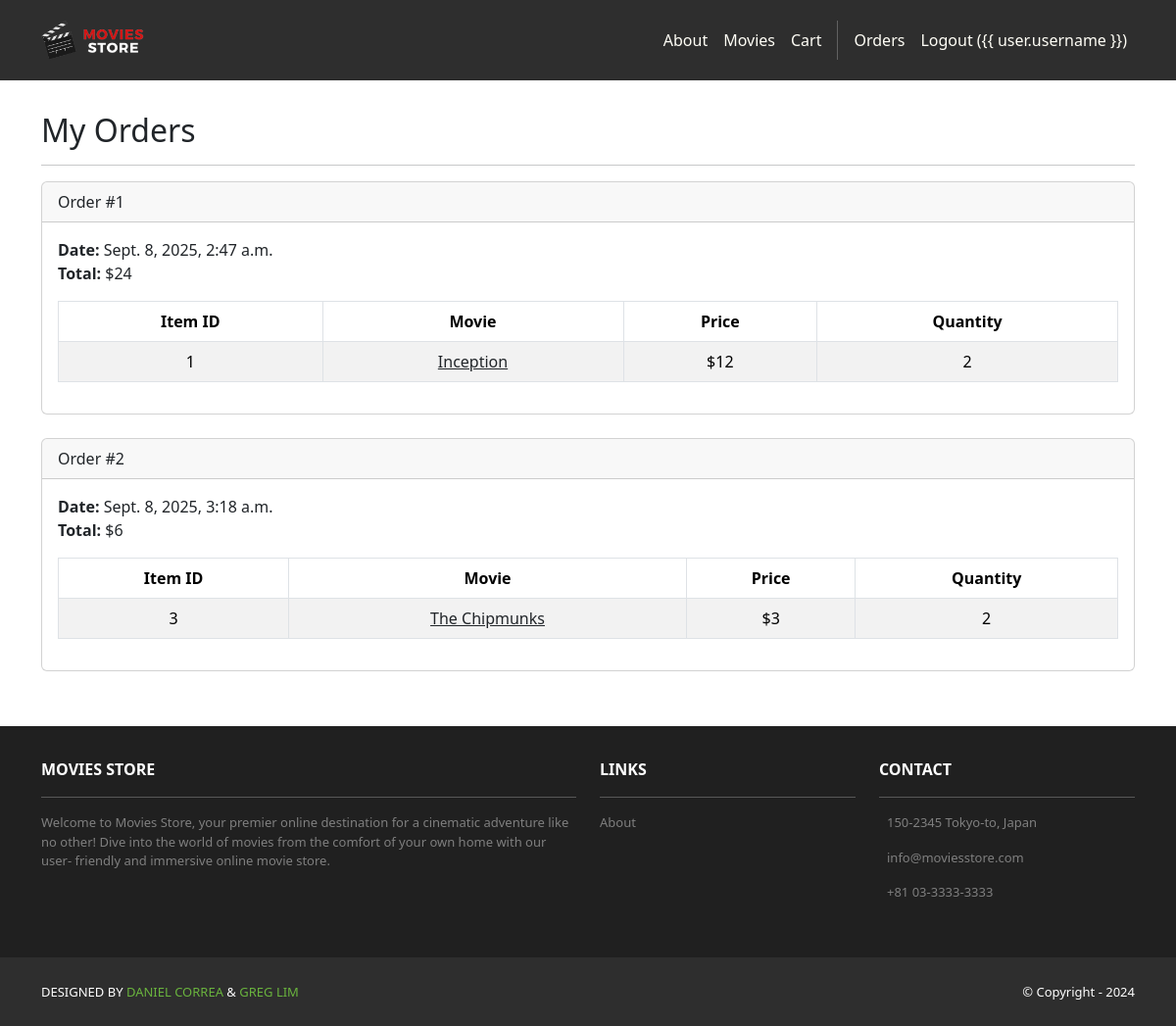
Page /accounts/orders/ (signed in) on the committed database.
### cart/models.py (models this page shows, shortened)
class Order(models.Model):
    id = models.AutoField(primary_key=True)
    total = models.IntegerField()
    date = models.DateTimeField(auto_now_add=True)
    user = models.ForeignKey(User, on_delete=models.CASCADE)

class Item(models.Model):
    id = models.AutoField(primary_key=True)
    price = models.IntegerField()
    quantity = models.IntegerField()
    order = models.ForeignKey(Order,
        on_delete=models.CASCADE)
    movie = models.ForeignKey(Movie,
        on_delete=models.CASCADE)

### movies/models.py (models this page shows, shortened)
class Movie(models.Model):
    id = models.AutoField(primary_key=True)
    name = models.CharField(max_length=255)
    price = models.IntegerField()
    description = models.TextField()
    image = models.ImageField(upload_to='movie_images/')
    hidden = models.BooleanField(default=False)

### accounts/views.py (the view)
# urls.py: path('orders/', views.orders, name='accounts.orders'),
@login_required
def orders(request):
    template_data = {}
    template_data['title'] = 'Orders'
    template_data['orders'] = request.user.order_set.all()
    return render(request, 'accounts/orders.html',
        {'template_data': template_data})

### accounts/templates/accounts/orders.html
{% extends 'base.html' %}
{% block content %}
<div class="p-3">
  <div class="container">
    <div class="row mt-3">
      <div class="col mx-auto mb-3">
        <h2>My Orders</h2>
        <hr />
        {% for order in template_data.orders %}
        <div class="card mb-4">
          <div class="card-header">
            Order #{{ order.id }}
          </div>
          <div class="card-body">
            <b>Date:</b> {{ order.date }}<br />
            <b>Total:</b> ${{ order.total }}<br />
            <table class="table table-bordered
              table-striped text-center mt-3">
              <thead>
                <tr>
                  <th scope="col">Item ID</th>
                  <th scope="col">Movie</th>
                  <th scope="col">Price</th>
                  <th scope="col">Quantity</th>
                </tr>
              </thead>
              <tbody>
                {% for item in order.item_set.all %}
                <tr>
                  <td>{{ item.movie.id }}</td>
                  <td>
                    <a class="link-dark"
                      href="{% url 'movies.show'
                      id=item.movie.id %}">
                      {{ item.movie.name }}
                    </a>
                  </td>
                  <td>${{ item.movie.price }}</td>
                  <td>{{ item.quantity }}</td>
                </tr>
                {% endfor %}
              </tbody>
            </table>
          </div>
        </div>
        {% endfor %}
      </div>
    </div>
  </div>
</div>
{% endblock content %}

### rows in the picture
Order: id "1", date "Sept. 8, 2025, 2:47 a.m.", total "24"
Item: movie.id "1", movie.name "Inception", movie.price "12", quantity "2"
Order: id "2", date "Sept. 8, 2025, 3:18 a.m.", total "6"
Item: movie.id "3", movie.name "The Chipmunks", movie.price "3", quantity "2"
